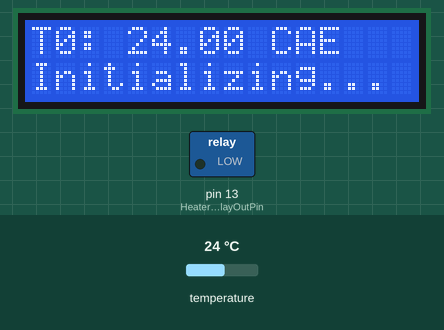
Bench run of a sketch on a simulated Arduino Uno, built with avr-gcc and run on an emulated ATmega328P. On the bench: 16×2 character LCD, switched loads named in the sketch (green lamp = pin HIGH). Inputs (shaded band) come from the test bench; at power-on: temperature 24 °C. The local clock reads 2024-03-15 10:24:30 at power-on unless the sketch sets it; storage starts empty; what the sketch prints to the serial monitor is not drawn.

Above: at 1.7 s.
1.8 s: temperature set to 29.5 °C
At 9.1 s:
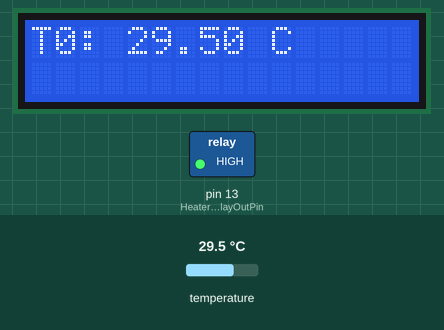
15.5 s: temperature set to 30.5 °C
At 25.9 s:
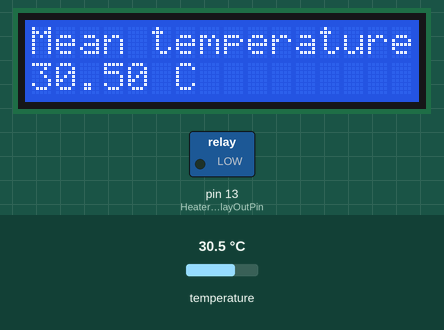
29.2 s: temperature set to 12 °C
At 41.8 s:
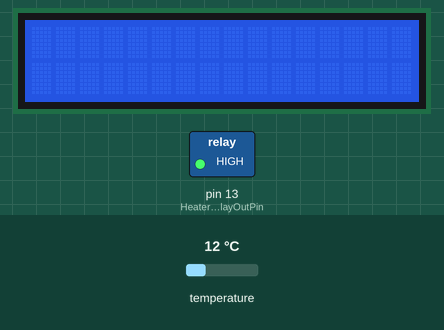
Timing chart, 0 to 43.3 s (numbered marks = the images above; inputs shaded):
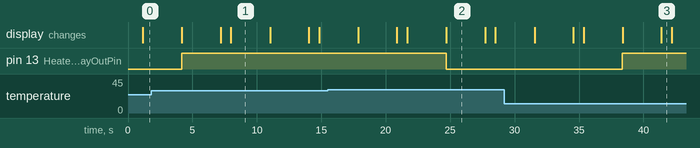

Measured:
- the behaviour switches between 30 and 30.1 °C on temperature (found by bisection; images 1 and 2)
- after the input at 15.5 s, pin 13 (HeaterRelayOutPin): HIGH → LOW after 9.2 s
- after the input at 29.2 s, pin 13 (HeaterRelayOutPin): LOW → HIGH after 9.2 s
- what the display in image 1 shows lasts 3.0 s, from 8.0 s to 11.0 s

The sketch:

Automatic_heating_system_for_Microalgae.ino
```cpp
#include <OneWire.h>
#include <DallasTemperature.h>
#include <LiquidCrystal_I2C.h> // Library for LCD
#include <uRTCLib.h>
#include <SPI.h>
#include <SD.h>


#define HeaterRelayOutPin 13
#define ONE_WIRE_BUS 12

LiquidCrystal_I2C lcd(0x27, 16, 2); // I2C address 0x27, 16 column and 2 rows
OneWire oneWire(ONE_WIRE_BUS);
DallasTemperature sensors(&oneWire);
uRTCLib rtc(0x68);
File myFile;


// Variables definition
float sum_of_temperatures = 0;
float mean_temp = 0;
int i = 0;
char daysOfTheWeek[7][12] = {"Sunday", "Monday", "Tuesday", "Wednesday", "Thursday", "Friday", "Saturday"};
int numberOfDevices;
const int chipSelect = 10;
DeviceAddress tempDeviceAddress;


void setup(void) {
  Serial.begin(9600);
  SD.begin(chipSelect);

  pinMode(HeaterRelayOutPin, OUTPUT);
  sensors.begin();
  URTCLIB_WIRE.begin();
  numberOfDevices = sensors.getDeviceCount();

  // Following line sets the RTC with an explicit date & time
  // for example to set January 13 2022 at 12:56 you would call:
  // rtc.set(0, 45, 11, 4, 3, 7, 24);
  // rtc.set(second, minute, hour, dayOfWeek, dayOfMonth, month, year)
  // set day of week (1=Sunday, 7=Saturday)

  lcd.init();
  lcd.backlight();
  lcd.clear();
  lcd.setCursor(3, 0);
  lcd.print("MICROALGAE");
  lcd.setCursor(0, 1);
  lcd.print("Initializing...");
  delay(200);

  myFile=SD.open("DATA.txt", FILE_WRITE);

  // if the file opened ok, write to it:
  if (myFile) {
    Serial.println("File opened ok");
    // print the headings for our data
    myFile.println("Year Month Day Hour Minute Second Ambient-temp Temperature-T1 Temperature-T2 Temperature-T3 Mean-temp");
  }
  myFile.close();
}

void loop() {
  sensors.requestTemperatures();
  rtc.refresh();

  loggingTime();
  myFile = SD.open("DATA.txt", FILE_WRITE);

  for(i=0;i<numberOfDevices; i++) {
      // Search the wire for address
      if(sensors.getAddress(tempDeviceAddress, i)){

      /*
      // Output the device ID
      Serial.print("Temperature for device ");
      Serial.print(i,DEC);
      */
      lcd.setCursor(0, 0);
      lcd.print("T");
      lcd.print(i,DEC);
      lcd.print(": ");

      // Print the data
      float temp_C = sensors.getTempC(tempDeviceAddress);
      sum_of_temperatures += temp_C;

      if (myFile) {
        myFile.print(temp_C);
        myFile.print(" ");
      }

      /*
      Serial.print(": ");
      Serial.println(temp_C);
      */
      lcd.print(temp_C);
      lcd.print(" C");
      delay(3000);
      lcd.clear();
      }
    }
  mean_temp = sum_of_temperatures/i;
  myFile.println(mean_temp);
  myFile.close();

  if (mean_temp <= 30) {
    digitalWrite(HeaterRelayOutPin, HIGH);
  }
  else {
    digitalWrite(HeaterRelayOutPin, LOW);
  }

  /*
  Serial.print("Mean temperature of the box: ");
  Serial.println(mean_temp);
  Serial.println("");
  */
  lcd.setCursor(0, 0);
  lcd.print("Mean temperature");
  lcd.setCursor(0, 1);
  lcd.print(mean_temp);
  lcd.print(" C");

  delay(3000);
  lcd.clear();

  sum_of_temperatures = 0;

  /*
  Serial.print("Current Date & Time: ");
  Serial.print(rtc.year());
  Serial.print('/');
  Serial.print(rtc.month());
  Serial.print('/');
  Serial.print(rtc.day());

  Serial.print(" (");
  Serial.print(daysOfTheWeek[rtc.dayOfWeek()-1]);
  Serial.print(") ");

  Serial.print(rtc.hour());
  Serial.print(':');
  Serial.print(rtc.minute());
  Serial.print(':');
  Serial.println(rtc.second());
  */
}

void loggingTime() {
  myFile = SD.open("DATA.txt", FILE_WRITE);
  if (myFile) {
    myFile.print(rtc.year());
    myFile.print(' ');
    myFile.print(rtc.month());
    myFile.print(' ');
    myFile.print(rtc.day());
    myFile.print(' ');
    myFile.print(rtc.hour());
    myFile.print(' ');
    myFile.print(rtc.minute());
    myFile.print(' ');
    myFile.print(rtc.second());
    myFile.print(' ');
  }
  myFile.close();
}
```
